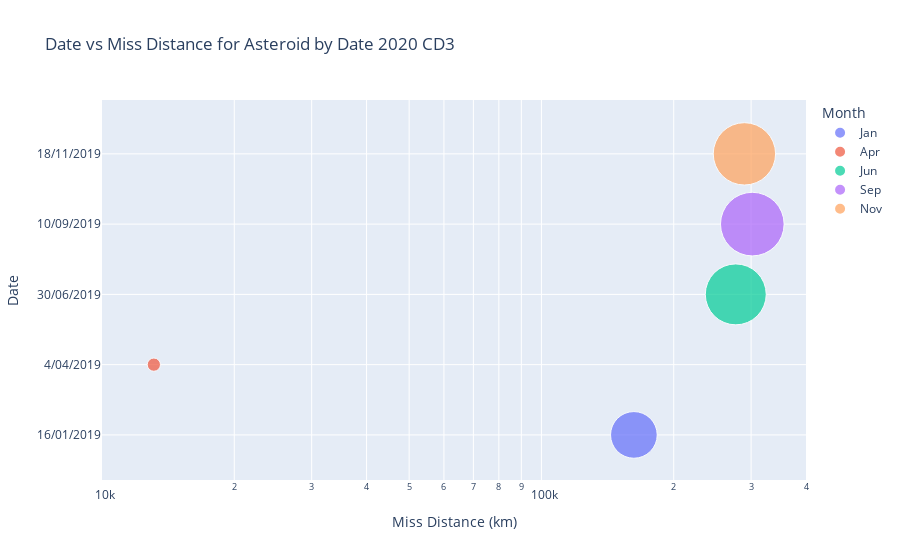

Here is the notebook cell this chart was saved with:
### Code cell
#I am replotting using a scatter plot to see if the data from above line graphs is more user readable
fig=px.scatter(date_find, y="Date", x="Miss Distance (km)",animation_group="Month",
           size="Miss Distance (km)", color="Month", hover_name="Date",
           log_x=True, size_max=45, range_x=[10000,400000], range_y=["Jan","Dec"],title="Date vs Miss Distance for Asteroid by Date 2020 CD3")
#fig.write_html("Date vs Miss Distance for Asteroid by Date 2020 CD3.html")
fig

### Figure 1 — Plotly figure (JSON) as saved in the notebook; plotly's stock layout.template omitted (floating-point values rounded to 4 significant figures)
{"data": [{"hovertemplate": "<b>%{hovertext}</b><br><br>Month=Jan<br>Miss Distance (km)=%{marker.size}<br>Date=%{y}<extra></extra>", "hovertext": ["16/01/2019"], "ids": ["Jan"], "legendgroup": "Jan", "marker": {"color": "#636efa", "size": [162300.0], "sizemode": "area", "sizeref": 149.1, "symbol": "circle"}, "mode": "markers", "name": "Jan", "orientation": "h", "showlegend": true, "type": "scatter", "x": [162300.0], "xaxis": "x", "y": ["16/01/2019"], "yaxis": "y"}, {"hovertemplate": "<b>%{hovertext}</b><br><br>Month=Apr<br>Miss Distance (km)=%{marker.size}<br>Date=%{y}<extra></extra>", "hovertext": ["4/04/2019"], "ids": ["Apr"], "legendgroup": "Apr", "marker": {"color": "#EF553B", "size": [13120.0], "sizemode": "area", "sizeref": 149.1, "symbol": "circle"}, "mode": "markers", "name": "Apr", "orientation": "h", "showlegend": true, "type": "scatter", "x": [13120.0], "xaxis": "x", "y": ["4/04/2019"], "yaxis": "y"}, {"hovertemplate": "<b>%{hovertext}</b><br><br>Month=Jun<br>Miss Distance (km)=%{marker.size}<br>Date=%{y}<extra></extra>", "hovertext": ["30/06/2019"], "ids": ["Jun"], "legendgroup": "Jun", "marker": {"color": "#00cc96", "size": [276900.0], "sizemode": "area", "sizeref": 149.1, "symbol": "circle"}, "mode": "markers", "name": "Jun", "orientation": "h", "showlegend": true, "type": "scatter", "x": [276900.0], "xaxis": "x", "y": ["30/06/2019"], "yaxis": "y"}, {"hovertemplate": "<b>%{hovertext}</b><br><br>Month=Sep<br>Miss Distance (km)=%{marker.size}<br>Date=%{y}<extra></extra>", "hovertext": ["10/09/2019"], "ids": ["Sep"], "legendgroup": "Sep", "marker": {"color": "#ab63fa", "size": [301900.0], "sizemode": "area", "sizeref": 149.1, "symbol": "circle"}, "mode": "markers", "name": "Sep", "orientation": "h", "showlegend": true, "type": "scatter", "x": [301900.0], "xaxis": "x", "y": ["10/09/2019"], "yaxis": "y"}, {"hovertemplate": "<b>%{hovertext}</b><br><br>Month=Nov<br>Miss Distance (km)=%{marker.size}<br>Date=%{y}<extra></extra>", "hovertext": ["18/11/2019"], "ids": ["Nov"], "legendgroup": "Nov", "marker": {"color": "#FFA15A", "size": [289700.0], "sizemode": "area", "sizeref": 149.1, "symbol": "circle"}, "mode": "markers", "name": "Nov", "orientation": "h", "showlegend": true, "type": "scatter", "x": [289700.0], "xaxis": "x", "y": ["18/11/2019"], "yaxis": "y"}], "layout": {"legend": {"itemsizing": "constant", "title": {"text": "Month"}, "tracegroupgap": 0}, "title": {"text": "Date vs Miss Distance for Asteroid by Date 2020 CD3"}, "xaxis": {"anchor": "y", "domain": [0, 1], "range": [4, 5.602], "title": {"text": "Miss Distance (km)"}, "type": "log"}, "yaxis": {"anchor": "x", "domain": [0, 1], "range": ["Jan", "Dec"], "title": {"text": "Date"}}}}
